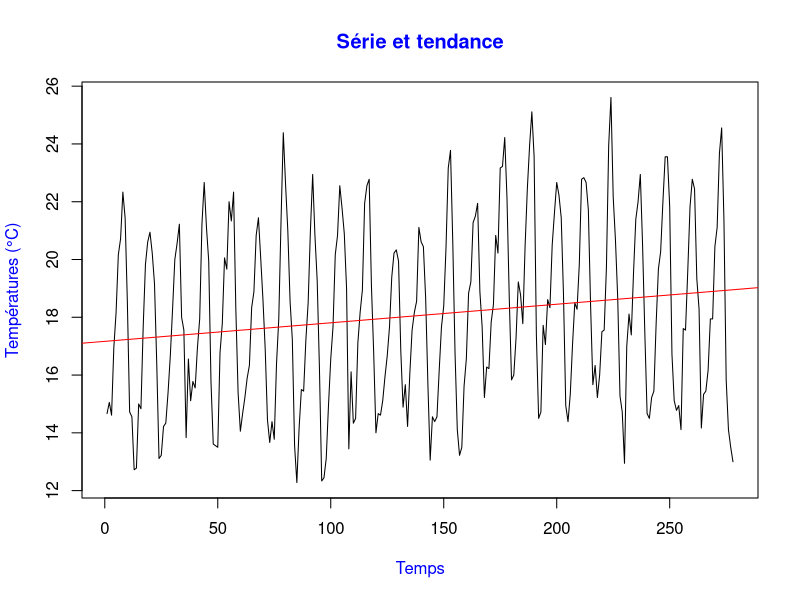
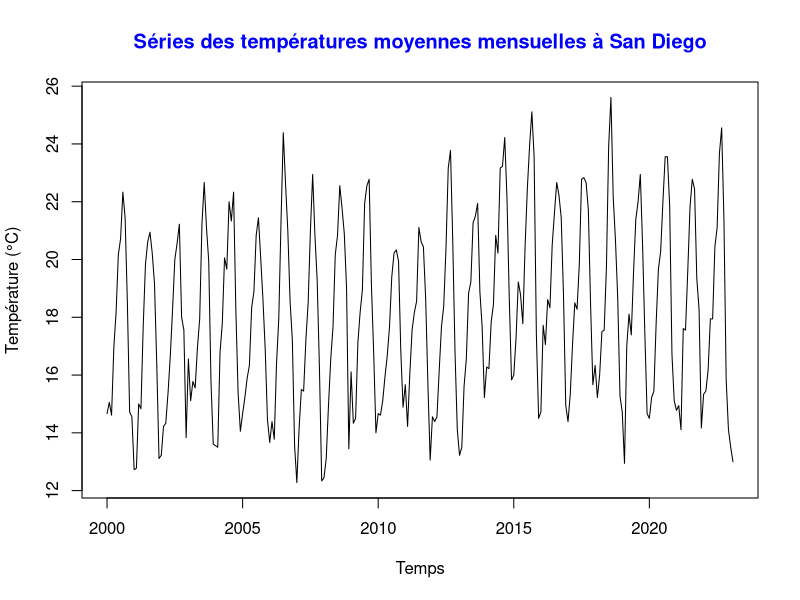
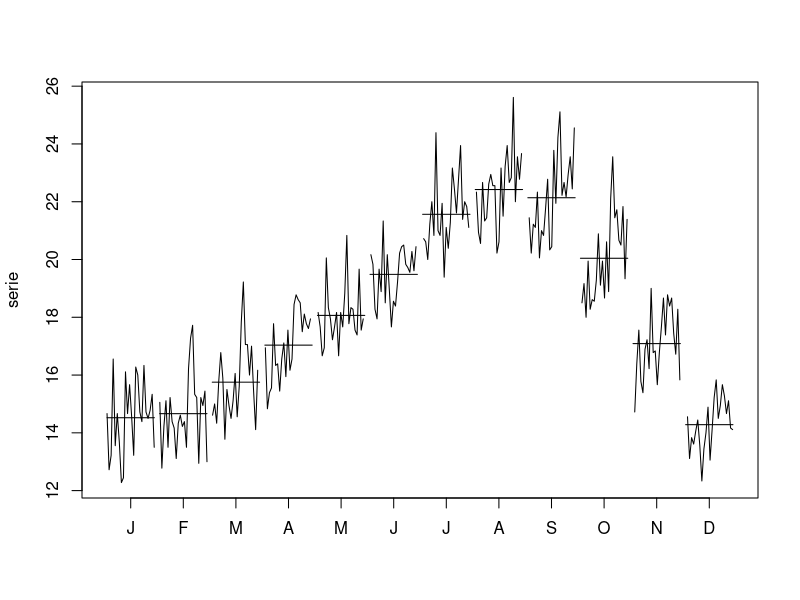
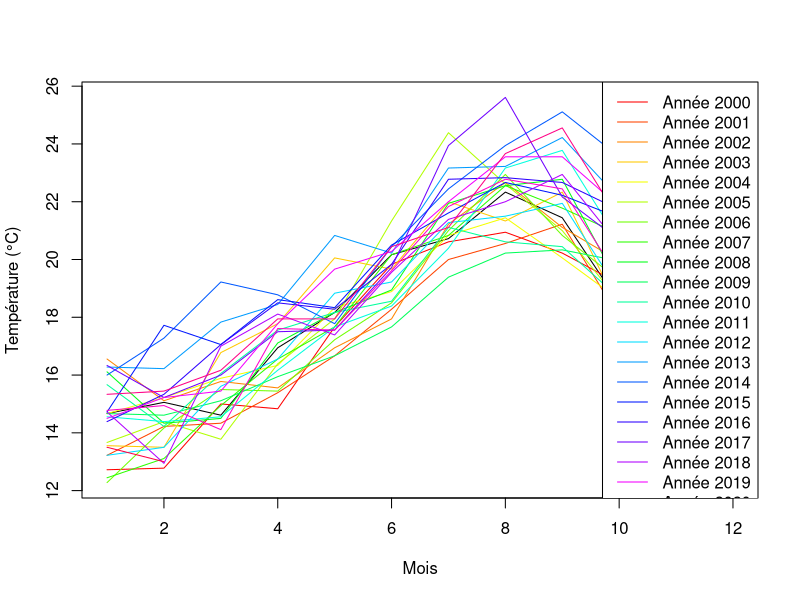
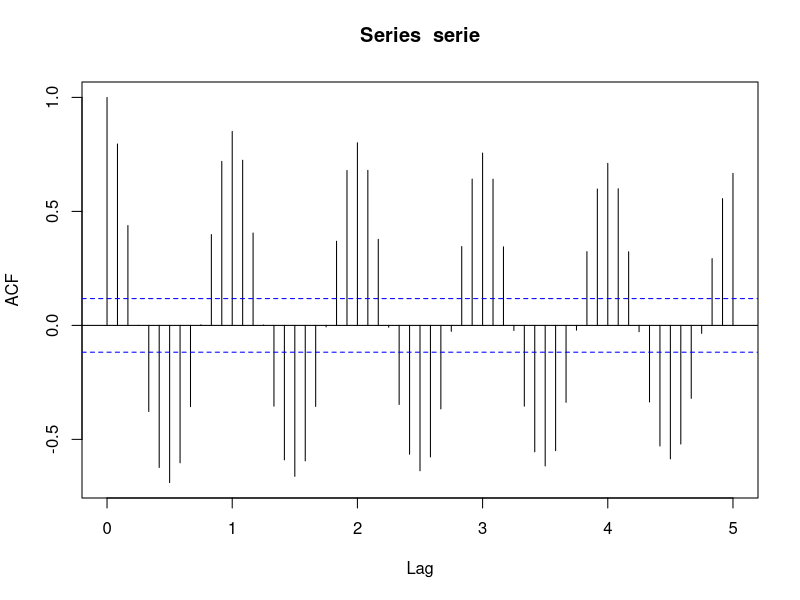
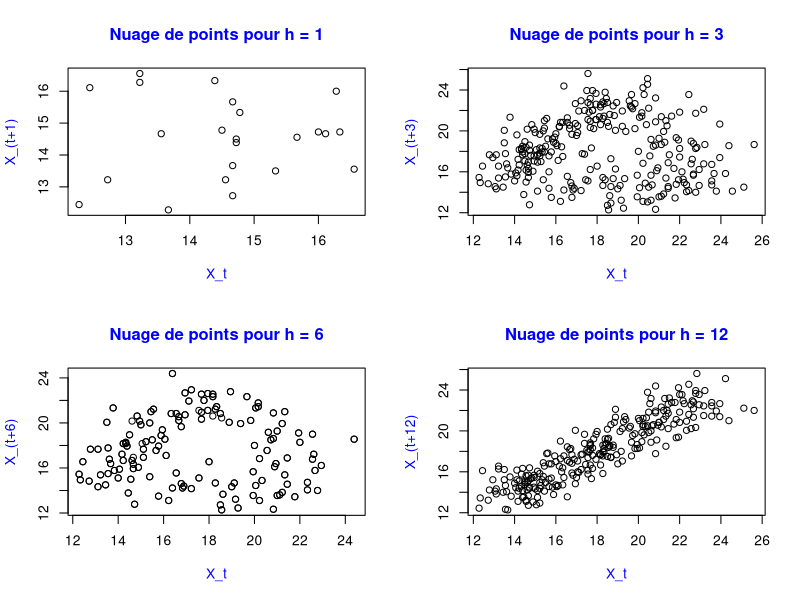
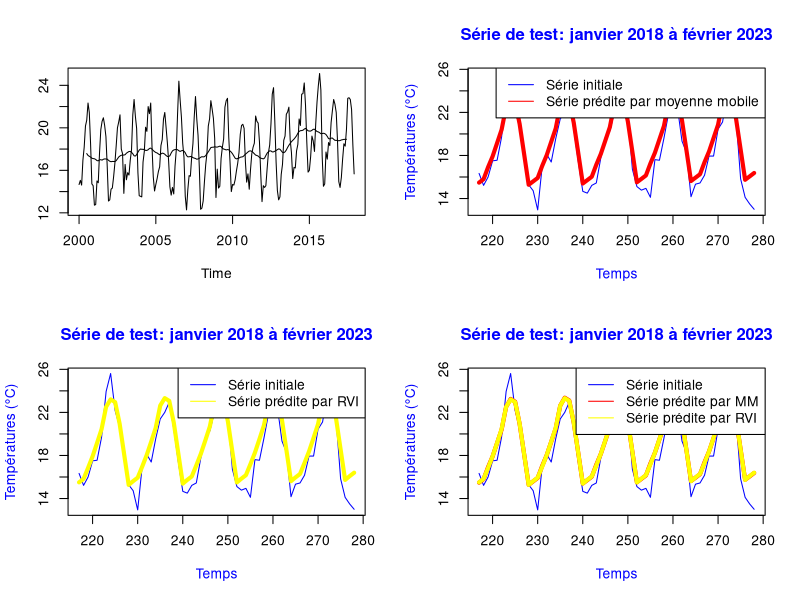
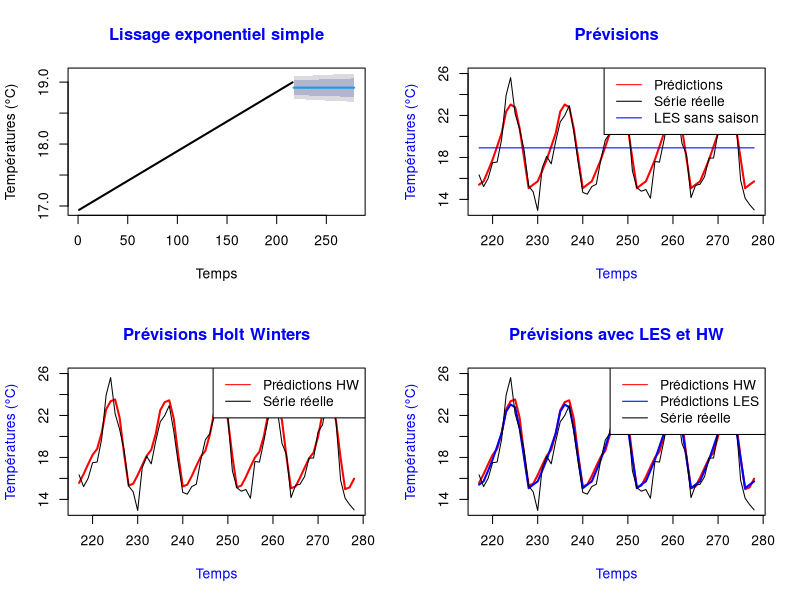

These figures' R source, in order:
# Importation des bibliothèques
library(ggplot2)
library(forecast)

########################## Description des données ############################

# Lecture des données
data <- read.table("donnees.csv", header = TRUE, sep = ",", skip = 0)

# Conversion des températures en °C
data$Value <- (data$Value - 32)/1.8

# Ajout de la colonne des indices temporelles
data["t"] <- 1:278

# Estimation de la température en fonction du temps par régression linéaire
# afin de dégager la tendance
model <- lm(Value ~ t, data = data)
summary(model) 
# On trouve X = a + b*t avec a = 17.167564 et b = 0.006426
# On constate une tendance croissance

# Affichage de la série et de la tendance
plot(Value ~ t, data = data, type = "l", main = "Série et tendance", 
     xlab = "Temps", ylab = "Températures (°C)", col.lab = 'blue', 
     col.main = 'blue')
abline(model, col = "red")

# Création de la série temporelle
serie <- ts(data$Value, start = c(2000, 1), end = c(2023, 2), frequency = 12)
print(serie)
plot(serie, main = "Séries des températures moyennes mensuelles à San Diego", 
     xlab = "Temps", ylab = "Température (°C)", col.main = 'blue')

# Affichage des séries saisonnières
monthplot(serie)

# Affichage par années
colors <- rainbow(23)
plot(serie[1:12], type = "l", ylim = c(min(serie), max(serie)), 
     xlab = "Mois", ylab = "Température (°C)")
for (i in 1:23) lines(serie[(1+12*i):(12*(i+1))], col = colors[i])
legend("topright", legend = paste("Année", 2000:2022), col = colors, lty = 1)

# Autocorrélation
auto_corr <- acf(serie, lag.max = 60, type = 'correlation', plot = T)
# On voit une saisonnalité de période 12
# Et confirmation d'une tendance (fonction d'auto-corrélation qui décroit)

# Nuages de points (X_t, X_(t+h)) pour h = 1, h = 3, h = 6 et h = 12
par(mfrow=c(2,2)) 
matrice_1 <- matrix(0, 277, 2)
cpt <- 1
for (i in 1:277){
  matrice_1[cpt, 1] <- data$Value[(i-1)*12 + 1]
  matrice_1[cpt, 2] <- data$Value[i*12 + 1]
  cpt <- cpt + 1
}
matrice_1 <- data.frame(matrice_1)
plot(matrice_1$X1, matrice_1$X2, main = 'Nuage de points pour h = 1', 
     xlab = 'X_t', ylab = 'X_(t+1)', col.main = 'blue', col.lab = 'blue')
matrice_3 <- matrix(0, 273, 2)
cpt <- 1
for (t in 1:3) {
  for (i in 1:91){
    matrice_3[cpt, 1] <- data$Value[(i-1)*3 + t]
    matrice_3[cpt, 2] <- data$Value[i*3 + t]
    cpt <- cpt + 1
  }
}
matrice_3 <- data.frame(matrice_3)
plot(matrice_3$X1, matrice_3$X2, main = 'Nuage de points pour h = 3', 
     xlab = 'X_t', ylab = 'X_(t+3)', col.main = 'blue', col.lab = 'blue')
matrice_6 <- matrix(0, 270, 2)
cpt <- 1
for (t in 1:6) {
  for (i in 1:45){
    matrice_6[cpt, 1] <- data$Value[(i-1)*3 + t]
    matrice_6[cpt, 2] <- data$Value[i*3 + t]
    cpt <- cpt + 1
  }
}
matrice_6 <- data.frame(matrice_6)
plot(matrice_6$X1, matrice_6$X2, main = 'Nuage de points pour h = 6', 
     xlab = 'X_t', ylab = 'X_(t+6)', col.main = 'blue', col.lab = 'blue')
matrice_12 <- matrix(0, 264, 2)
cpt <- 1
for (t in 1:12) {
  for (i in 1:22){
    matrice_12[cpt, 1] <- data$Value[(i-1)*12 + t]
    matrice_12[cpt, 2] <- data$Value[i*12 + t]
    cpt <- cpt + 1
  }
}
matrice_12 <- data.frame(matrice_12)
plot(matrice_12$X1, matrice_12$X2, main = 'Nuage de points pour h = 12', 
     xlab = 'X_t', ylab = 'X_(t+12)', col.main = 'blue', col.lab = 'blue')

# Séparation des données en données d'entrainement et de validation
train <- window(serie, start = c(2000, 1), end = c(2017, 12))
test <- window(serie, start = c(2018, 1), end = c(2023, 2))


################### Désaisonnalisation par moyenne mobile ###################

# Filtre de moyenne mobile d'ordre 12
filtre <- rep(1/12, 11)
filtre <- c(1/24, filtre, 1/24)
M12 <- filter(train, filter = filtre, sides = 2)
ts.plot(train, M12) # Superposition

# Calcul des coefficients saisonniers
S <- train - M12
print(S)
c_temp <- tapply(S, cycle(S), mean, na.rm = TRUE)
print(c_temp) # On constate qu'on a bien les mêmes coefs que sur excel
c_tmp_mean <- mean(c_temp)
print(c_tmp_mean)
c = c_temp - c_tmp_mean # On centre les coefficients saisonniers
print(c)
print(mean(c)) # On voit que la moyenne des coefficients est nulle
print(sum(c)) # De plus, leur somme est nulle

# Voyons les coeffients saisonniers donnés par la fonction décompose
decomp_train <- decompose(train, type = "additive")
coefs_decomp <- decomp_train$seasonal[1:12]
print(coefs_decomp)
print(c - coefs_decomp) # La différence fait 0: ce sont les mêmes

# Calcul de la série corrigées des variations saisonnières (sur train)
Xcvs <- train - decomp_train$seasonal

# Ajustement d'une tendance sur la série corrigée des variations saisonnières
df_train <- data.frame(Xcvs)
df_train$t = 1:216
model1 <- lm(Xcvs ~ t, data = df_train)
summary(model1)
a0 <- model1$coefficients[1]
a1 <- model1$coefficients[2]
# On trouve Xcvs_t_pred = 16.929 + 0.0096*t comme sur Excel

# Prévision sur l'ensemble de test
df_test <- data.frame(test)
df_test$t <- 217:278
df_test$coef_saisonniersMM <- c(rep(c, 5), c[1], c[2])
df_test$predMM <- a0 + a1*df_test$t + df_test$coef_saisonniersMM

# Affichage des prédictions sur l'ensemble de test
ts_test_pred <- ts(df_test, start = c(2018, 1), end = c(2023, 2), 
                   frequency = 12)
plot(df_test$t, df_test$test, type = "l", col = "blue", xlab = "Temps", 
     ylab = "Températures (°C)", col.lab = 'blue', 
     main = "Série de test: janvier 2018 à février 2023", col.main = 'blue')
lines(df_test$t, df_test$predMM, col = "red", lwd = "4")
legend("topright", 
       legend = c("Série initiale", "Série prédite par moyenne mobile"), 
       col = c("blue", "red"), lty = 1)


############## Désaisonnalisation par régression linéaire #####################
##################### avec variables indicatrices #############################

# Création des variables indicatrices
D <- data[1:216, c('t', 'Value')] # Récupération des données d'entrainement
tmp <- c(1, 0, 0, 0, 0, 0, 0, 0, 0, 0, 0, 0)
D$C1 <- rep(tmp, 18)
D$C2 <- c(0, rep(tmp, 17), 1, rep(0, 10))
D$C3 <- c(0, 0, rep(tmp, 17), 1, rep(0, 9))
D$C4 <- c(rep(0, 3), rep(tmp, 17), 1, rep(0, 8))
D$C5 <- c(rep(0, 4), rep(tmp, 17), 1, rep(0, 7))
D$C6 <- c(rep(0, 5), rep(tmp, 17), 1, rep(0, 6))
D$C7 <- c(rep(0, 6), rep(tmp, 17), 1, rep(0, 5))
D$C8 <- c(rep(0, 7), rep(tmp, 17), 1, rep(0, 4))
D$C9 <- c(rep(0, 8), rep(tmp, 17), 1, rep(0, 3))
D$C10 <- c(rep(0, 9), rep(tmp, 17), 1, rep(0, 2))
D$C11 <- c(rep(0, 10), rep(tmp, 17), 1, 0)
D$C12 <- c(rep(0, 11), rep(tmp, 17), 1)

# Régréssion linéaire sans constante
model2 <- lm(formula = Value ~ t+C1+C2+C3+C4+C5+C6+C7+C8+C9+C10+C11+C12+0, 
             data = D)
summary(model2)
print(model2$coefficients)
# Mêmes coefficients obetenus sur Excel
beta2 <- model2$coefficients[1] # coefficient directeur
coefs_prov <- model2$coefficients[2:13] # coefficients saisonniers provisoires

# Calcul de la constante beta1 = moyenne des c_i trouvés
beta1 <- mean(coefs_prov)
print(beta1)

# On centre les coefficients
coefs_sais <- coefs_prov - beta1
print(coefs_sais) # Mêmes coeffcients que sur Excel
print(sum(coefs_sais)) # La somme des coefficients saisonniers est bien nulle

# Prédictions sur la période 2018-2023
df_test$coef_saisonniersRVI <- c(rep(coefs_sais, 5), coefs_sais[1], 
                                 coefs_sais[2])
df_test$predRVI <- a0 + a1*df_test$t + df_test$coef_saisonniersRVI

# Affichage des prédictions sur la période 2018-2023
plot(df_test$t, df_test$test, type = "l", col = "blue", xlab = "Temps", 
     ylab = "Températures (°C)", col.lab = 'blue', 
     main = "Série de test: janvier 2018 à février 2023", col.main = 'blue')
lines(df_test$t, df_test$predRVI, col = "yellow", lwd = "4")
legend("topright", legend = c("Série initiale", "Série prédite par RVI"), 
       col = c("blue", "yellow"), lty = 1)

# Comparaison coefficients saisonniers MM et RVI
print(df_test$coef_saisonniersMM[1:12])
print(df_test$coef_saisonniersRVI[1:12])
# Les coefficients saisonniers trouvés sont quasiment les mêmes avec des 
# variations de l'ordre de 10^(-2)
print(df_test$coef_saisonniersMM[1:12] - df_test$coef_saisonniersRVI[1:12])

# Affichage des prédictions avec les deux méthodes
plot(df_test$t, df_test$test, type = "l", col = "blue", xlab = "Temps", 
     ylab = "Températures (°C)", col.lab = 'blue', 
     main = "Série de test: janvier 2018 à février 2023", col.main = 'blue')
lines(df_test$t, df_test$predMM, col = "red", lwd = "4")
lines(df_test$t, df_test$predRVI, col = "yellow", lwd = "4")
legend("topright", legend = c("Série initiale", "Série prédite par MM", 
                  "Série prédite par RVI"), 
       col = c("blue", "red", "yellow"), lty = 1)
# On remarque que les séries prédites avec les deux méthodes sont presques
# identiques


######################## Lissage exponentiel simple ##########################

X_cvs <- a0 + a1*(df_train$t)

# Ajustement d'un LES (lissage exponentiel simple) 
LES <- ets(X_cvs, model = "ANN", additive.only = TRUE) # LES pour modèle additif
summary(LES) 
# R a trouvé alpha = 0.9999 comme constante de lissage la plus adapté
# Cela signifie qu'on ne donne presque aucune importance aux observations
# anciennes.
# Par défaut, alpha est ici estimé par maximum de vraissemblance

# Avec une valeur de alpha
LES <- ets(X_cvs, model = "ANN", additive.only = TRUE, alpha = 0.1)
summary(LES)
# Nous souhaitons obtenir de meilleurs prévisions en donnant plus d'importance 
# aux valeurs passées donc en réduisant la valeur d'alpha.
# De plus on remarque que la prévision est la meilleure en terme d'erreur
# absolue moyenne pour alpha = 0.1

# Prévisions sur l'ensemble de test (sans saisonnalités)
test_pred <- forecast(LES, h = 62)
print(test_pred)
plot(test_pred, main = 'Lissage exponentiel simple', col.main = "blue",
     xlab = "Temps", ylab = "Températures (°C)", col.lab = 'blue', lwd = 2)
# Dans le cas du LES, la prévision est constante, 18.91 ici.
# On peut voir les intervalles de confiance à 80% et 95%
# On obtient des résultats plus proches de la réalité en ajoutant les 
# coefficients saisonniers trouvés précédemment à la prédiction

# Ajout des coefficients saisonniers aux predictions
plot(x = df_test$t, y = test_pred$mean + df_test$coef_saisonniersRVI,
     type = 'l', main = 'Prévisions', col = 'red', ylim = c(13,26),
     col.main = 'blue', xlab = 'Temps', ylab = 'Températures (°C)', lwd = 2,
     col.lab = 'blue')
points(x = df_test$t, y = df_test$test, type = 'l')
points(x = df_test$t, y = rep(test_pred$mean[1], 62), type = 'l', col = 'blue')
legend("topright", legend = c("Prédictions", "Série réelle", 'LES sans saison'), 
       col = c("red", "black", 'blue'), lty = 1)

# Calcul de l'erreur absolue moyenne
eps_abs <- rep(0, 62)
for (i in 1:62) eps_abs[i] = abs(df_test$test[i] - (test_pred$mean[1] + 
                                   df_test$coef_saisonniersRVI[i]))
MAE_LES <- mean(eps_abs)
print(MAE_LES)
# L'ecart moyen entre les valeurs réelles et les valeurs prédite est d'environ
# 0.84


########################## Lissage Holt Winters #############################

# Création du modèle de Holt Winters
HW_model <- HoltWinters(train, alpha = NULL, beta = NULL, gamma = NULL,
                        seasonal = "add")
print(HW_model$coefficients)
# Les coefficients ressemblent à ceux trouvés avec les autres méthodes
print(HW_model)
# R trouve alpha = 0.37, beta = 0.006 et gamma = 0.30

# Prédictions sur l'ensemble de test
HW_pred <- predict(HW_model, n.ahead = 62)

# Affichage des prédictions
plot(x = df_test$t, y = HW_pred, type = 'l', main = 'Prévisions Holt Winters'
     , col = 'red', ylim = c(13,26), col.main = 'blue', xlab = 'Temps', 
     ylab = 'Températures (°C)', lwd = 2, col.lab = 'blue')
points(x = df_test$t, y = df_test$test, type = 'l')
legend("topright", legend = c("Prédictions HW", "Série réelle"), 
       col = c("red", "black"), lty = 1)

# Calcul de l'erreur absolue moyenne
eps_abs_HW <- rep(0, 62)
for (i in 1:62) eps_abs_HW[i] = abs(df_test$test[i] - HW_pred[i])
MAE_HW <- mean(eps_abs_HW)
print(MAE_HW)
# L'ecart moyen entre les valeurs réelles et les valeurs prédites est d'environ
# 0.92.

# Affichage des deux prédictions: par LES et par HW
plot(x = df_test$t, y = HW_pred, type = 'l', main = 'Prévisions avec LES et HW'
     , col = 'red', ylim = c(13,26), col.main = 'blue', xlab = 'Temps', 
     ylab = 'Températures (°C)', lwd = 2, col.lab = 'blue')
points(x = df_test$t, y = test_pred$mean + df_test$coef_saisonniersRVI, 
       type = 'l', col = 'blue', lwd = 2)
points(x = df_test$t, y = df_test$test, type = 'l', col = 'black')
legend("topright", 
       legend = c("Prédictions HW", "Prédictions LES", "Série réelle"), 
       col = c("red", "blue", "black"), lty = 1)
# A vue d'oeil, les deux prédictions sont assez similaires et on ne discerne pas
# de différence quant à leur efficacité

# Comparaison des erreurs absolues moyennes
print(MAE_LES)
print(MAE_HW)
# Elle est légèrement supérieure pour le LES que pour la méthode de HW


